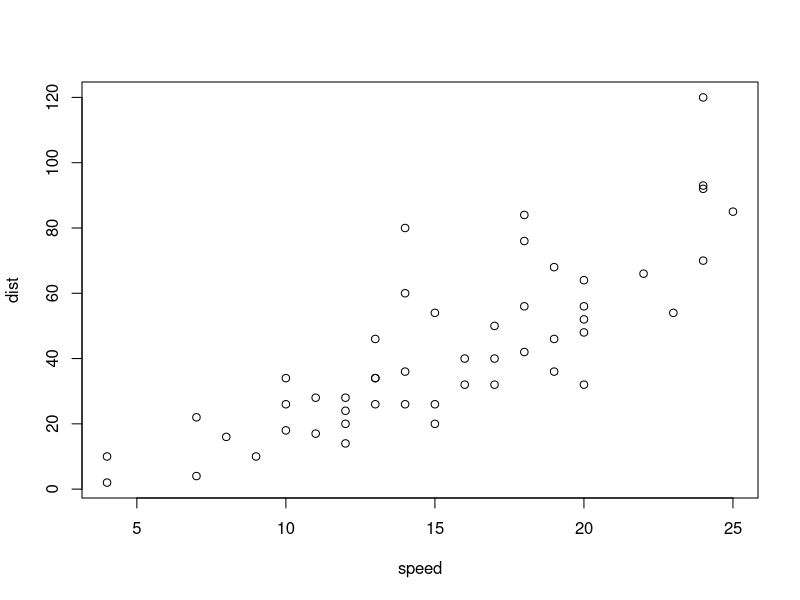
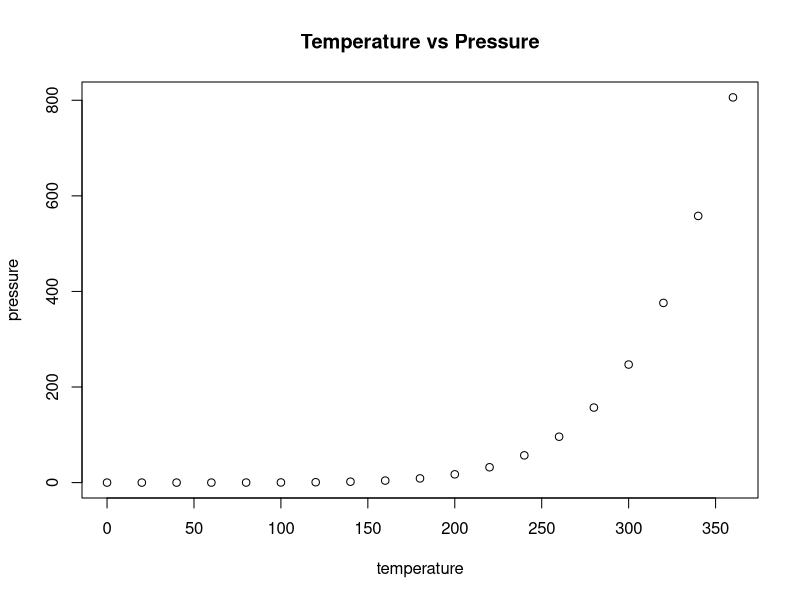
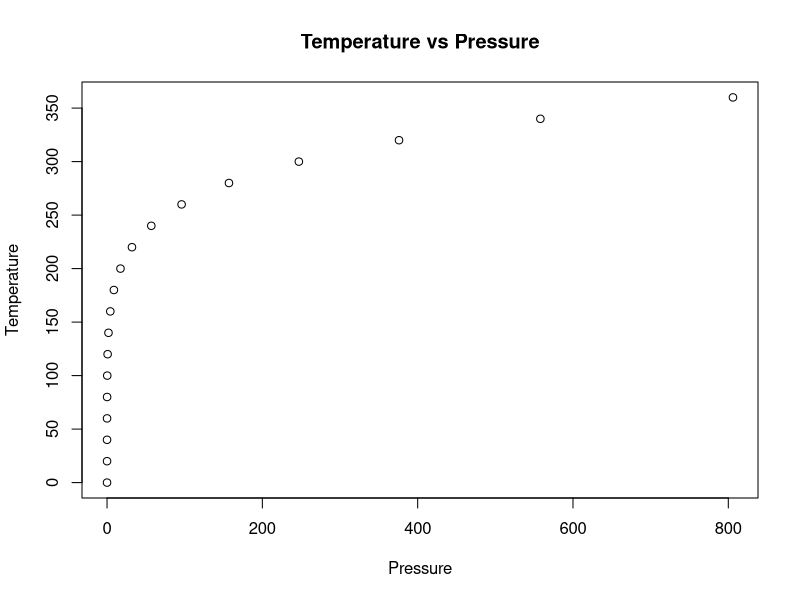

The R script that drew these images, in order:
## ---- chunk 1
knitr::opts_chunk$set(echo = TRUE)
## ---- chunk 2
summary(cars)
## ---- chunk 3
plot(cars)
## ---- chunk 4
summary(pressure)
## ---- chunk 5
plot(pressure, main='Temperature vs Pressure')
## ---- chunk 6
plot(pressure$pressure, pressure$temperature, main = 'Temperature vs Pressure', xlab='Pressure', ylab='Temperature')
